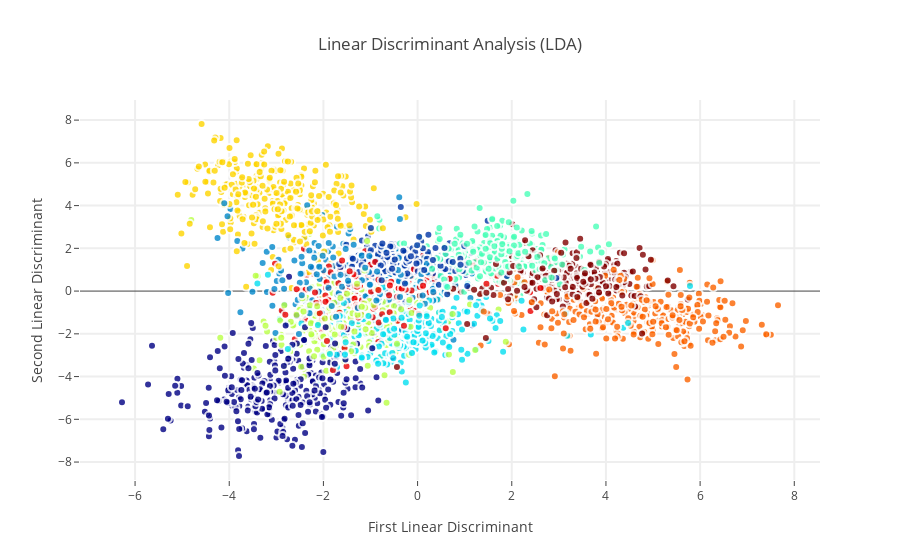

Here is the notebook cell this chart was saved with:
### Code cell
# Using the Plotly library again
traceLDA = go.Scatter(
    x = X_train_lda[:,0],
    y = X_train_lda[:,1],
    name = y_train,
#     hoveron = Target,
    mode = 'markers',
    text = y_train,
    showlegend = True,
    marker = dict(
        size = 8,
        color = y_train,
        colorscale ='Jet',
        showscale = False,
        line = dict(
            width = 2,
            color = 'rgb(255, 255, 255)'
        ),
        opacity = 0.8
    )
)
data = [traceLDA]

layout = go.Layout(
    title= 'Linear Discriminant Analysis (LDA)',
    hovermode= 'closest',
    xaxis= dict(
         title= 'First Linear Discriminant',
        ticklen= 5,
        zeroline= False,
        gridwidth= 2,
    ),
    yaxis=dict(
        title= 'Second Linear Discriminant',
        ticklen= 5,
        gridwidth= 2,
    ),
    showlegend= False
)

fig = dict(data=data, layout=layout)
py.iplot(fig, filename='styled-scatter')

### Figure 1 — Plotly figure (JSON) as saved in the notebook; plotly's stock layout.template omitted (floating-point values rounded to 4 significant figures; data arrays with more than 128 entries replaced by an {"elided": "..."} marker saying what was removed)
{"data": [{"marker": {"color": {"elided": "3000 int values"}, "colorscale": "Jet", "line": {"color": "rgb(255, 255, 255)", "width": 2}, "opacity": 0.8, "showscale": false, "size": 8}, "mode": "markers", "name": {"elided": "3000 int values"}, "showlegend": true, "text": {"elided": "3000 int values"}, "type": "scatter", "x": {"elided": "3000 float values"}, "y": {"elided": "3000 float values"}}], "layout": {"hovermode": "closest", "showlegend": false, "title": "Linear Discriminant Analysis (LDA)", "xaxis": {"gridwidth": 2, "ticklen": 5, "title": "First Linear Discriminant", "zeroline": false}, "yaxis": {"gridwidth": 2, "ticklen": 5, "title": "Second Linear Discriminant"}}}
